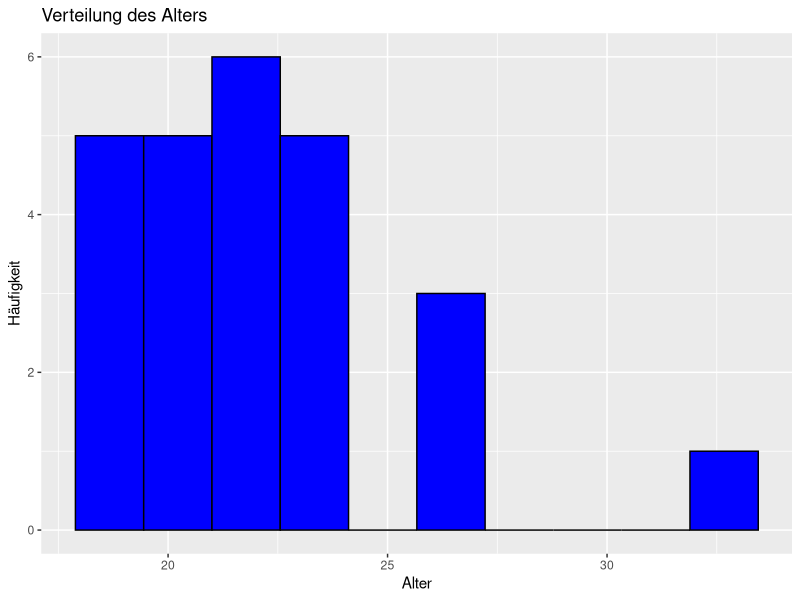
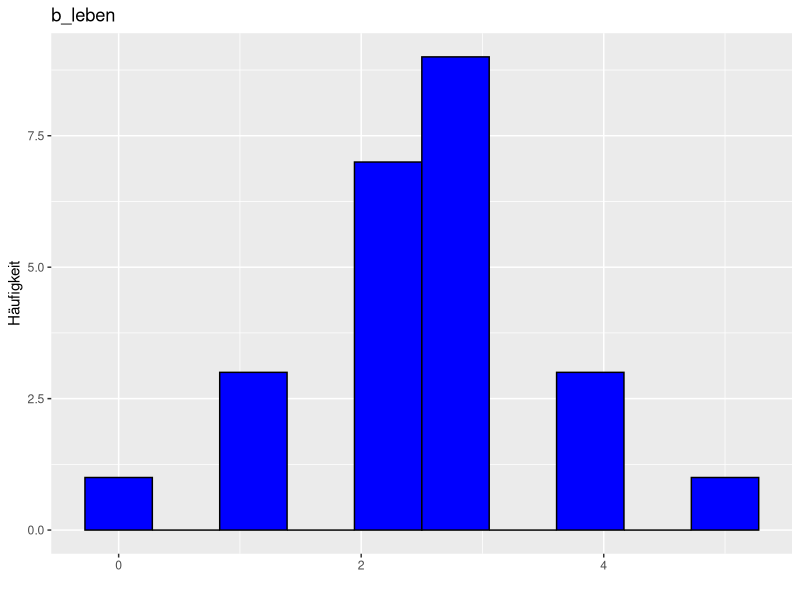
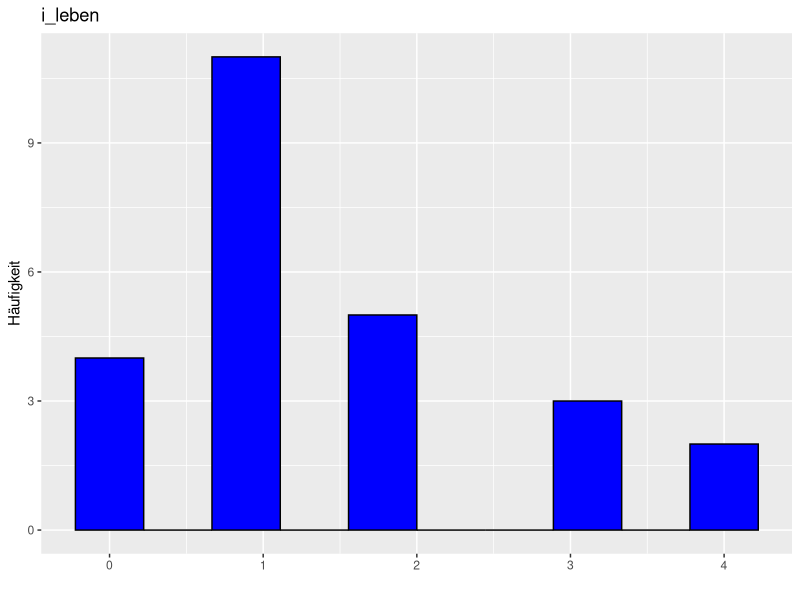

Write the R code that produced these figures, in order.
## ---- chunk 1
knitr::opts_chunk$set(echo = TRUE)
## ---- chunk 2
library(dplyr)

data <- read.csv("results-survey768925komplett.csv")

#es wird eine neue tabelle erstellt, dinge werden umbenannt, b steht für bereal und i für instagram
data_neu <- data %>%
  mutate(geschlecht = case_when(
             Mit.welchem.Geschlecht.identifizierst.du.dich. == "männlich" ~ "m",
             Mit.welchem.Geschlecht.identifizierst.du.dich. == "weiblich" ~ "w",
              Mit.welchem.Geschlecht.identifizierst.du.dich. == "nicht binär" ~ "nb",
             TRUE ~ Mit.welchem.Geschlecht.identifizierst.du.dich.
           )) %>%
  mutate(b_nutzung = case_when(
             Denk.an.die.letzten.drei.Monate.zurück..Wie.regelmäßig.hast.du.ein.BeReal.hochgeladen.. == "täglich" ~ 6,
             Denk.an.die.letzten.drei.Monate.zurück..Wie.regelmäßig.hast.du.ein.BeReal.hochgeladen.. == "mehrmals wöchentlich" ~ 5,
             Denk.an.die.letzten.drei.Monate.zurück..Wie.regelmäßig.hast.du.ein.BeReal.hochgeladen.. == "einmal wöchentlich" ~ 4,
             Denk.an.die.letzten.drei.Monate.zurück..Wie.regelmäßig.hast.du.ein.BeReal.hochgeladen.. == "mehrmals monatlich" ~ 3,
             Denk.an.die.letzten.drei.Monate.zurück..Wie.regelmäßig.hast.du.ein.BeReal.hochgeladen.. == "einmal monatlich" ~ 2,
             Denk.an.die.letzten.drei.Monate.zurück..Wie.regelmäßig.hast.du.ein.BeReal.hochgeladen.. == "weniger als einmal monatlich" ~ 1,
             Denk.an.die.letzten.drei.Monate.zurück..Wie.regelmäßig.hast.du.ein.BeReal.hochgeladen.. == "ich benutze BeReal nicht" ~ 0,
             TRUE ~ NA_integer_
           )) %>%
  mutate(i_nutzung = case_when(
             Denk.an.die.letzten.drei.Monate.zurück..Wie.regelmäßig.hast.du.ein.Instagram.Post.hochgeladen.. == "täglich" ~ 6,
             Denk.an.die.letzten.drei.Monate.zurück..Wie.regelmäßig.hast.du.ein.Instagram.Post.hochgeladen.. == "mehrmals wöchentlich" ~ 5,
             Denk.an.die.letzten.drei.Monate.zurück..Wie.regelmäßig.hast.du.ein.Instagram.Post.hochgeladen.. == "einmal wöchentlich" ~ 4,
             Denk.an.die.letzten.drei.Monate.zurück..Wie.regelmäßig.hast.du.ein.Instagram.Post.hochgeladen.. == "mehrmals monatlich" ~ 3,
             Denk.an.die.letzten.drei.Monate.zurück..Wie.regelmäßig.hast.du.ein.Instagram.Post.hochgeladen.. == "einmal monatlich" ~ 2,
             Denk.an.die.letzten.drei.Monate.zurück..Wie.regelmäßig.hast.du.ein.Instagram.Post.hochgeladen.. == "weniger als einmal monatlich" ~ 1,
             Denk.an.die.letzten.drei.Monate.zurück..Wie.regelmäßig.hast.du.ein.Instagram.Post.hochgeladen.. == "ich benutze Instagram nicht" ~ 0,
             TRUE ~ NA_integer_
           )) %>%
  select(geschlecht, b_nutzung, i_nutzung)

data_neu2 <- data %>%
  mutate(across(everything(), ~case_when(
             . == "stimmt gar nicht" ~ 0,
             . == "stimmt weitgehend nicht" ~ 1,
             . == "stimmt eher nicht" ~ 2,
             . == "stimmt eher" ~ 3,
             . == "stimmt weitgehend" ~ 4,
             . == "stimmt völlig" ~ 5,
             TRUE ~ NA_integer_
           )))
## ---- chunk 3
N <- nrow(data)
M_alter <- mean(data$Wie.alt.bist.du., na.rm = TRUE)
SD_alter <- sd(data$Wie.alt.bist.du., na.rm = TRUE)
n_w <- sum(data$Mit.welchem.Geschlecht.identifizierst.du.dich. == "weiblich", na.rm = TRUE)
n_m <- sum(data$Mit.welchem.Geschlecht.identifizierst.du.dich. == "männlich", na.rm = TRUE)
n_nb <- sum(data$Mit.welchem.Geschlecht.identifizierst.du.dich. == "nicht binär", na.rm = TRUE)
privat <- sum(data$Hast.du.ein.öffentliches.oder.privates.Instagram.Konto.. == "privates     (nur meine Follower können meine Beiträge sehen)", na.rm = TRUE)
oeffentlich <- sum(data$Hast.du.ein.öffentliches.oder.privates.Instagram.Konto.. == "öffentliches Konto     (meine Beiträge sind für alle Nutzer auf Instagram einsehbar, Standardeinstellung)", na.rm = TRUE)

#mir egal, ob wir generell zwischen geschlechtern unterscheiden wollen; wollte nur schauen, wie das geht; wahrscheinlich nur bei vielen teilnehmern?
M_w_b_nutzung <- mean(data_neu$b_nutzung[data_neu$geschlecht == "w"], na.rm = TRUE)
M_m_b_nutzung <- mean(data_neu$b_nutzung[data_neu$geschlecht == "m"], na.rm = TRUE)
M_b_nutzung <- mean(data_neu$b_nutzung, na.rm = TRUE)
SD_b_nutzung <- sd(data_neu$b_nutzung, na.rm = TRUE)
M_w_i_nutzung <- mean(data_neu$i_nutzung[data_neu$geschlecht == "w"], na.rm = TRUE)
M_m_i_nutzung <- mean(data_neu$i_nutzung[data_neu$geschlecht == "m"], na.rm = TRUE)
M_i_nutzung <- mean(data_neu$i_nutzung, na.rm = TRUE)
SD_i_nutzung <- sd(data_neu$i_nutzung, na.rm = TRUE)

#keine ahnung welche frage zu b oder i gehört
M_b_leben <- mean(data_neu2$X..Es.ist.mir.wichtig..dass.meine.Follower.wissen..wie.mein.Leben.aussieht.., na.rm = TRUE)
M_i_leben <- mean(data_neu2$X..Es.ist.mir.wichtig..dass.meine.Follower.wissen..wie.mein.Leben.aussieht...1, na.rm = TRUE)
M_b_erleben <- mean(data_neu2$X..Wenn.ich.etwas.tolles.erlebe..hoffe.ich..dass.ich.es.teilen.kann.., na.rm = TRUE)
M_i_erleben <- mean(data_neu2$X..Wenn.ich.etwas.tolles.erlebe..hoffe.ich..dass.ich.es.teilen.kann...1, na.rm = TRUE)
M_b_erleben2 <- mean(data_neu2$X..Ich.ärgere.mich..wenn.ich.etwas.tolles.erlebe..was.ich.nicht.mehr.posten.kann.., na.rm = TRUE)
M_i_erleben2 <- mean(data_neu2$X..Ich.ärgere.mich..wenn.ich.etwas.tolles.erlebe..was.ich.nicht.mehr.posten.kann...1, na.rm = TRUE)
M_b_repraesentieren <- mean(data_neu2$X..Meine.Bilder.repräsentieren.mich.und.meine.Persönlichkeit.., na.rm = TRUE)
M_i_repraesentieren <- mean(data_neu2$X..Meine.Bilder.repräsentieren.mich.und.meine.Persönlichkeit...1)
M_b_festhalten <- mean(data_neu2$X..Ich.möchte.Erlebnisse.sofort.festhalten..egal.wie.ich.aussehe.., na.rm = TRUE)
M_i_festhalten <- mean(data_neu2$X..Ich.möchte.Erlebnisse.sofort.festhalten..egal.wie.ich.aussehe...1, na.rm = TRUE)
M_b_gesicht <- mean(data_neu2$X..Im.Großteil.meiner.Bilder.kann.man.mein.Gesicht.sehen.., na.rm = TRUE)
M_i_gesicht <- mean(data_neu2$X..Im.Großteil.meiner.Bilder.kann.man.mein.Gesicht.sehen...1, na.rm = TRUE)
M_b_perfekt <- mean(data_neu2$X..Ich.habe.ein.Problem.damit..ein.für.mich.nicht.perfektes.Bild.zu.veröffentlichen.., na.rm = TRUE)
M_i_perfekt <- mean(data_neu2$X..Ich.habe.ein.Problem.damit..ein.für.mich.nicht.perfektes.Bild.zu.veröffentlichen..., na.rm = TRUE)
M_b_take <- mean(data_neu2$X..Ich.brauche.durchschnittlich..mehr.als.ein.Take..um.ein.Bild.zu.machen.., na.rm = TRUE)
M_i_take <- mean(data_neu2$X..Ich.brauche.durchschnittlich..mehr.als.ein.Take..um.ein.Bild.zu.machen..., na.rm = TRUE)

#social media
M_1 <- mean(data_neu2$X..Wenn.Leute.Fotos.von.mir.machen..denke.ich.daran..wie.ich.aussehe..wenn.die.Bilder.auf.Social.Media.veröffentlicht.werden.., na.rm = TRUE)
M_2 <- mean(data_neu2$X..Ich.denke.darüber.nach..wie.bestimmte.Teile.meines.Körpers.aussehen.werden..wenn.die.Leute.meine.Bilder.in.den.sozialen.Medien.sehen.., na.rm = TRUE)
M_3 <- mean(data_neu2$X..Selbst.wenn.ich.allein.bin..stelle.ich.mir.vor..wie.mein.Körper.auf.einem.Bild..auf.Social.Media.aussehen.würde.., na.rm = TRUE)
M_4 <- mean(data_neu2$X..Tagsüber.verbringe.ich.Zeit.damit..darüber.nachzudenken..wie.attraktiv.ich.aussehe..wenn.andere.Leute.Bilder.von.mir.auf.Social.Media.sehen.., na.rm = TRUE)
M_5 <- mean(data_neu2$X..Ich.versuche.zu.erraten..wie.die.Leute.in.den.sozialen.Medien.auf.meine.körperliche.Erscheinung.auf.meinen.Bildern.reagieren.werden.., na.rm = TRUE)
M_6 <- mean(data_neu2$X..Meine.Attraktivität.auf.Bildern.ist.wichtiger.als.alles.andere..was.ich..auf.Social.Media.tue.., na.rm = TRUE)
M_7 <- mean(data_neu2$X..Wenn.ich.zu.gesellschaftlichen.Veranstaltungen.gehe..ist.es.mir.wichtiger..auf.den.Bildern..die.die.Leute.auf.Social.Media.posten.könnten..attraktiv.auszusehen..als.mich.zu.amüsieren.., na.rm = TRUE)
M_8 <- mean(data_neu2$X..Wenn.ein.unattraktives.Bild.von.mir.in.den.sozialen.Medien.gepostet.wird..fühle.ich.mich.nicht.wohl.in.meiner.Haut.., na.rm = TRUE)
M_9 <- mean(data_neu2$X..Ich.schaue.mir.immer.wieder.Bilder.von.mir.auf.Social.Media.an..., na.rm = TRUE)
M_10 <- mean(data_neu2$X..Ich.zoome.in.Social.Media.Bilder..um.zu.sehen..wie.bestimmte.Teile.meines.Körpers.aussehen.., na.rm = TRUE)
M_11 <- mean(data_neu2$X..Wenn.jemand.ein.Foto.von.mir.macht..das.in.den.sozialen.Medien.veröffentlicht.werden.könnte..bitte.ich.darum..es.mir.zuerst.anzusehen..um.sicherzustellen..dass.ich.gut.aussehe.., na.rm = TRUE)
M_12 <- mean(data_neu2$X..Bevor.ich.Bilder.in.sozialen.Medien.poste..schneide.ich.sie.zu.oder.wende.Filter.an..um.mich.besser.aussehen.zu.lassen.., na.rm = TRUE)
M_13 <- mean(data_neu2$X..Wenn.jemand.ein.Foto.von.mir.macht..das..auf.Social.Media.veröffentlicht.werden.könnte..stelle.ich.mich.in.eine.bestimmte.Pose..damit.ich.so.attraktiv.wie.möglich.aussehe..., na.rm = TRUE)
## ---- chunk 4
#wie eben nur mit median
Mdn_alter <- median(data$Wie.alt.bist.du., na.rm = TRUE)

Mdn_w_b_nutzung <- median(data_neu$b_nutzung[data_neu$geschlecht == "w"], na.rm = TRUE)
Mdn_m_b_nutzung <- median(data_neu$b_nutzung[data_neu$geschlecht == "m"], na.rm = TRUE)
Mdn_b_nutzung <- median(data_neu$b_nutzung, na.rm = TRUE)
Mdn_w_i_nutzung <- median(data_neu$i_nutzung[data_neu$geschlecht == "w"], na.rm = TRUE)
Mdn_m_i_nutzung <- median(data_neu$i_nutzung[data_neu$geschlecht == "m"], na.rm = TRUE)
Mdn_i_nutzung <- median(data_neu$i_nutzung, na.rm = TRUE)

#keine ahnung welche frage zu b oder i gehört
Mdn_b_leben <- median(data_neu2$X..Es.ist.mir.wichtig..dass.meine.Follower.wissen..wie.mein.Leben.aussieht.., na.rm = TRUE)
Mdn_i_leben <- median(data_neu2$X..Es.ist.mir.wichtig..dass.meine.Follower.wissen..wie.mein.Leben.aussieht...1, na.rm = TRUE)
Mdn_b_erleben <- median(data_neu2$X..Wenn.ich.etwas.tolles.erlebe..hoffe.ich..dass.ich.es.teilen.kann.., na.rm = TRUE)
Mdn_i_erleben <- median(data_neu2$X..Wenn.ich.etwas.tolles.erlebe..hoffe.ich..dass.ich.es.teilen.kann...1, na.rm = TRUE)
Mdn_b_erleben2 <- median(data_neu2$X..Ich.ärgere.mich..wenn.ich.etwas.tolles.erlebe..was.ich.nicht.mehr.posten.kann.., na.rm = TRUE)
Mdn_i_erleben2 <- median(data_neu2$X..Ich.ärgere.mich..wenn.ich.etwas.tolles.erlebe..was.ich.nicht.mehr.posten.kann...1, na.rm = TRUE)
Mdn_b_repraesentieren <- median(data_neu2$X..Meine.Bilder.repräsentieren.mich.und.meine.Persönlichkeit.., na.rm = TRUE)
Mdn_i_repraesentieren <- median(data_neu2$X..Meine.Bilder.repräsentieren.mich.und.meine.Persönlichkeit...1)
Mdn_b_festhalten <- median(data_neu2$X..Ich.möchte.Erlebnisse.sofort.festhalten..egal.wie.ich.aussehe.., na.rm = TRUE)
Mdn_i_festhalten <- median(data_neu2$X..Ich.möchte.Erlebnisse.sofort.festhalten..egal.wie.ich.aussehe...1, na.rm = TRUE)
Mdn_b_gesicht <- median(data_neu2$X..Im.Großteil.meiner.Bilder.kann.man.mein.Gesicht.sehen.., na.rm = TRUE)
Mdn_i_gesicht <- median(data_neu2$X..Im.Großteil.meiner.Bilder.kann.man.mein.Gesicht.sehen...1, na.rm = TRUE)
Mdn_b_perfekt <- median(data_neu2$X..Ich.habe.ein.Problem.damit..ein.für.mich.nicht.perfektes.Bild.zu.veröffentlichen.., na.rm = TRUE)
Mdn_i_perfekt <- median(data_neu2$X..Ich.habe.ein.Problem.damit..ein.für.mich.nicht.perfektes.Bild.zu.veröffentlichen..., na.rm = TRUE)
Mdn_b_take <- median(data_neu2$X..Ich.brauche.durchschnittlich..mehr.als.ein.Take..um.ein.Bild.zu.machen.., na.rm = TRUE)
Mdn_i_take <- median(data_neu2$X..Ich.brauche.durchschnittlich..mehr.als.ein.Take..um.ein.Bild.zu.machen..., na.rm = TRUE)

#social media
Mdn_1 <- median(data_neu2$X..Wenn.Leute.Fotos.von.mir.machen..denke.ich.daran..wie.ich.aussehe..wenn.die.Bilder.auf.Social.Media.veröffentlicht.werden.., na.rm = TRUE)
Mdn_2 <- median(data_neu2$X..Ich.denke.darüber.nach..wie.bestimmte.Teile.meines.Körpers.aussehen.werden..wenn.die.Leute.meine.Bilder.in.den.sozialen.Medien.sehen.., na.rm = TRUE)
Mdn_3 <- median(data_neu2$X..Selbst.wenn.ich.allein.bin..stelle.ich.mir.vor..wie.mein.Körper.auf.einem.Bild..auf.Social.Media.aussehen.würde.., na.rm = TRUE)
Mdn_4 <- median(data_neu2$X..Tagsüber.verbringe.ich.Zeit.damit..darüber.nachzudenken..wie.attraktiv.ich.aussehe..wenn.andere.Leute.Bilder.von.mir.auf.Social.Media.sehen.., na.rm = TRUE)
Mdn_5 <- median(data_neu2$X..Ich.versuche.zu.erraten..wie.die.Leute.in.den.sozialen.Medien.auf.meine.körperliche.Erscheinung.auf.meinen.Bildern.reagieren.werden.., na.rm = TRUE)
Mdn_6 <- median(data_neu2$X..Meine.Attraktivität.auf.Bildern.ist.wichtiger.als.alles.andere..was.ich..auf.Social.Media.tue.., na.rm = TRUE)
Mdn_7 <- median(data_neu2$X..Wenn.ich.zu.gesellschaftlichen.Veranstaltungen.gehe..ist.es.mir.wichtiger..auf.den.Bildern..die.die.Leute.auf.Social.Media.posten.könnten..attraktiv.auszusehen..als.mich.zu.amüsieren.., na.rm = TRUE)
Mdn_8 <- median(data_neu2$X..Wenn.ein.unattraktives.Bild.von.mir.in.den.sozialen.Medien.gepostet.wird..fühle.ich.mich.nicht.wohl.in.meiner.Haut.., na.rm = TRUE)
Mdn_9 <- median(data_neu2$X..Ich.schaue.mir.immer.wieder.Bilder.von.mir.auf.Social.Media.an..., na.rm = TRUE)
Mdn_10 <- median(data_neu2$X..Ich.zoome.in.Social.Media.Bilder..um.zu.sehen..wie.bestimmte.Teile.meines.Körpers.aussehen.., na.rm = TRUE)
Mdn_11 <- median(data_neu2$X..Wenn.jemand.ein.Foto.von.mir.macht..das.in.den.sozialen.Medien.veröffentlicht.werden.könnte..bitte.ich.darum..es.mir.zuerst.anzusehen..um.sicherzustellen..dass.ich.gut.aussehe.., na.rm = TRUE)
Mdn_12 <- median(data_neu2$X..Bevor.ich.Bilder.in.sozialen.Medien.poste..schneide.ich.sie.zu.oder.wende.Filter.an..um.mich.besser.aussehen.zu.lassen.., na.rm = TRUE)
Mdn_13 <- median(data_neu2$X..Wenn.jemand.ein.Foto.von.mir.macht..das..auf.Social.Media.veröffentlicht.werden.könnte..stelle.ich.mich.in.eine.bestimmte.Pose..damit.ich.so.attraktiv.wie.möglich.aussehe..., na.rm = TRUE)
## ---- chunk 5
#wie eben nur mit standardabweichung
SD_alter <- sd(data$Wie.alt.bist.du., na.rm = TRUE)

SD_w_b_nutzung <- sd(data_neu$b_nutzung[data_neu$geschlecht == "w"], na.rm = TRUE)
SD_m_b_nutzung <- sd(data_neu$b_nutzung[data_neu$geschlecht == "m"], na.rm = TRUE)
SD_b_nutzung <- sd(data_neu$b_nutzung, na.rm = TRUE)
SD_w_i_nutzung <- sd(data_neu$i_nutzung[data_neu$geschlecht == "w"], na.rm = TRUE)
SD_m_i_nutzung <- sd(data_neu$i_nutzung[data_neu$geschlecht == "m"], na.rm = TRUE)
SD_i_nutzung <- sd(data_neu$i_nutzung, na.rm = TRUE)

#keine ahnung welche frage zu b oder i gehört
SD_b_leben <- sd(data_neu2$X..Es.ist.mir.wichtig..dass.meine.Follower.wissen..wie.mein.Leben.aussieht.., na.rm = TRUE)
SD_i_leben <- sd(data_neu2$X..Es.ist.mir.wichtig..dass.meine.Follower.wissen..wie.mein.Leben.aussieht...1, na.rm = TRUE)
SD_b_erleben <- sd(data_neu2$X..Wenn.ich.etwas.tolles.erlebe..hoffe.ich..dass.ich.es.teilen.kann.., na.rm = TRUE)
SD_i_erleben <- sd(data_neu2$X..Wenn.ich.etwas.tolles.erlebe..hoffe.ich..dass.ich.es.teilen.kann...1, na.rm = TRUE)
SD_b_erleben2 <- sd(data_neu2$X..Ich.ärgere.mich..wenn.ich.etwas.tolles.erlebe..was.ich.nicht.mehr.posten.kann.., na.rm = TRUE)
SD_i_erleben2 <- sd(data_neu2$X..Ich.ärgere.mich..wenn.ich.etwas.tolles.erlebe..was.ich.nicht.mehr.posten.kann...1, na.rm = TRUE)
SD_b_repraesentieren <- sd(data_neu2$X..Meine.Bilder.repräsentieren.mich.und.meine.Persönlichkeit.., na.rm = TRUE)
SD_i_repraesentieren <- sd(data_neu2$X..Meine.Bilder.repräsentieren.mich.und.meine.Persönlichkeit...1)
SD_b_festhalten <- sd(data_neu2$X..Ich.möchte.Erlebnisse.sofort.festhalten..egal.wie.ich.aussehe.., na.rm = TRUE)
SD_i_festhalten <- sd(data_neu2$X..Ich.möchte.Erlebnisse.sofort.festhalten..egal.wie.ich.aussehe...1, na.rm = TRUE)
SD_b_gesicht <- sd(data_neu2$X..Im.Großteil.meiner.Bilder.kann.man.mein.Gesicht.sehen.., na.rm = TRUE)
SD_i_gesicht <- sd(data_neu2$X..Im.Großteil.meiner.Bilder.kann.man.mein.Gesicht.sehen...1, na.rm = TRUE)
SD_b_perfekt <- sd(data_neu2$X..Ich.habe.ein.Problem.damit..ein.für.mich.nicht.perfektes.Bild.zu.veröffentlichen.., na.rm = TRUE)
SD_i_perfekt <- sd(data_neu2$X..Ich.habe.ein.Problem.damit..ein.für.mich.nicht.perfektes.Bild.zu.veröffentlichen..., na.rm = TRUE)
SD_b_take <- sd(data_neu2$X..Ich.brauche.durchschnittlich..mehr.als.ein.Take..um.ein.Bild.zu.machen.., na.rm = TRUE)
SD_i_take <- sd(data_neu2$X..Ich.brauche.durchschnittlich..mehr.als.ein.Take..um.ein.Bild.zu.machen..., na.rm = TRUE)

#social media
SD_1 <- sd(data_neu2$X..Wenn.Leute.Fotos.von.mir.machen..denke.ich.daran..wie.ich.aussehe..wenn.die.Bilder.auf.Social.Media.veröffentlicht.werden.., na.rm = TRUE)
SD_2 <- sd(data_neu2$X..Ich.denke.darüber.nach..wie.bestimmte.Teile.meines.Körpers.aussehen.werden..wenn.die.Leute.meine.Bilder.in.den.sozialen.Medien.sehen.., na.rm = TRUE)
SD_3 <- sd(data_neu2$X..Selbst.wenn.ich.allein.bin..stelle.ich.mir.vor..wie.mein.Körper.auf.einem.Bild..auf.Social.Media.aussehen.würde.., na.rm = TRUE)
SD_4 <- sd(data_neu2$X..Tagsüber.verbringe.ich.Zeit.damit..darüber.nachzudenken..wie.attraktiv.ich.aussehe..wenn.andere.Leute.Bilder.von.mir.auf.Social.Media.sehen.., na.rm = TRUE)
SD_5 <- sd(data_neu2$X..Ich.versuche.zu.erraten..wie.die.Leute.in.den.sozialen.Medien.auf.meine.körperliche.Erscheinung.auf.meinen.Bildern.reagieren.werden.., na.rm = TRUE)
SD_6 <- sd(data_neu2$X..Meine.Attraktivität.auf.Bildern.ist.wichtiger.als.alles.andere..was.ich..auf.Social.Media.tue.., na.rm = TRUE)
SD_7 <- sd(data_neu2$X..Wenn.ich.zu.gesellschaftlichen.Veranstaltungen.gehe..ist.es.mir.wichtiger..auf.den.Bildern..die.die.Leute.auf.Social.Media.posten.könnten..attraktiv.auszusehen..als.mich.zu.amüsieren.., na.rm = TRUE)
SD_8 <- sd(data_neu2$X..Wenn.ein.unattraktives.Bild.von.mir.in.den.sozialen.Medien.gepostet.wird..fühle.ich.mich.nicht.wohl.in.meiner.Haut.., na.rm = TRUE)
SD_9 <- sd(data_neu2$X..Ich.schaue.mir.immer.wieder.Bilder.von.mir.auf.Social.Media.an..., na.rm = TRUE)
SD_10 <- sd(data_neu2$X..Ich.zoome.in.Social.Media.Bilder..um.zu.sehen..wie.bestimmte.Teile.meines.Körpers.aussehen.., na.rm = TRUE)
SD_11 <- sd(data_neu2$X..Wenn.jemand.ein.Foto.von.mir.macht..das.in.den.sozialen.Medien.veröffentlicht.werden.könnte..bitte.ich.darum..es.mir.zuerst.anzusehen..um.sicherzustellen..dass.ich.gut.aussehe.., na.rm = TRUE)
SD_12 <- sd(data_neu2$X..Bevor.ich.Bilder.in.sozialen.Medien.poste..schneide.ich.sie.zu.oder.wende.Filter.an..um.mich.besser.aussehen.zu.lassen.., na.rm = TRUE)
SD_13 <- sd(data_neu2$X..Wenn.jemand.ein.Foto.von.mir.macht..das..auf.Social.Media.veröffentlicht.werden.könnte..stelle.ich.mich.in.eine.bestimmte.Pose..damit.ich.so.attraktiv.wie.möglich.aussehe..., na.rm = TRUE)
## ---- chunk 6
#das gleiche wie in der übung, keine ahnung was die werte bedeuten; glaube voraussetzung ist normalverteilung, müsste man wahrscheinlich noch überprüfen
t_leben <- t.test(data_neu2$X..Es.ist.mir.wichtig..dass.meine.Follower.wissen..wie.mein.Leben.aussieht.., data_neu2$X..Es.ist.mir.wichtig..dass.meine.Follower.wissen..wie.mein.Leben.aussieht...1)
t_leben_a <- t_leben$parameter
t_leben_s <- t_leben$statistic
t_leben_p <- t_leben$p.value

c_leben <- cor.test(data_neu2$X..Es.ist.mir.wichtig..dass.meine.Follower.wissen..wie.mein.Leben.aussieht.., data_neu2$X..Es.ist.mir.wichtig..dass.meine.Follower.wissen..wie.mein.Leben.aussieht...1)
c_leben_a <- c_leben$parameter
c_leben_e <- c_leben$estimate
c_leben_p <- c_leben$p.value


t_erleben <- t.test(data_neu2$X..Wenn.ich.etwas.tolles.erlebe..hoffe.ich..dass.ich.es.teilen.kann.., data_neu2$X..Wenn.ich.etwas.tolles.erlebe..hoffe.ich..dass.ich.es.teilen.kann...1)
t_erleben_a <- t_erleben$parameter
t_erleben_s <- t_erleben$statistic
t_erleben_p <- t_erleben$p.value

c_erleben <- cor.test(data_neu2$X..Wenn.ich.etwas.tolles.erlebe..hoffe.ich..dass.ich.es.teilen.kann.., data_neu2$X..Wenn.ich.etwas.tolles.erlebe..hoffe.ich..dass.ich.es.teilen.kann...1)
c_erleben_a <- c_erleben$parameter
c_erleben_e <- c_erleben$estimate
c_erleben_p <- c_erleben$p.value


t_erleben2 <- t.test(data_neu2$X..Ich.ärgere.mich..wenn.ich.etwas.tolles.erlebe..was.ich.nicht.mehr.posten.kann.., data_neu2$X..Ich.ärgere.mich..wenn.ich.etwas.tolles.erlebe..was.ich.nicht.mehr.posten.kann...1)
t_erleben2_a <- t_erleben2$parameter
t_erleben2_s <- t_erleben2$statistic
t_erleben2_p <- t_erleben2$p.value

c_erleben2 <- cor.test(data_neu2$X..Ich.ärgere.mich..wenn.ich.etwas.tolles.erlebe..was.ich.nicht.mehr.posten.kann.., data_neu2$X..Ich.ärgere.mich..wenn.ich.etwas.tolles.erlebe..was.ich.nicht.mehr.posten.kann...1)
c_erleben2_a <- c_erleben2$parameter
c_erleben2_e <- c_erleben2$estimate
c_erleben2_p <- c_erleben2$p.value
## ---- chunk 7
#versuche
library(ggplot2)

ggplot(data, aes(x = Wie.alt.bist.du.)) +
  geom_histogram(fill = "blue", color = "black", bins = 10) +
  labs(x = "Alter", y = "Häufigkeit", title = "Verteilung des Alters")

ggplot(data_neu2, aes(x = X..Es.ist.mir.wichtig..dass.meine.Follower.wissen..wie.mein.Leben.aussieht..)) +
  geom_histogram(fill = "blue", color = "black", bins = 10) +
  labs(x = "", y = "Häufigkeit", title = "b_leben")

ggplot(data_neu2, aes(x = X..Es.ist.mir.wichtig..dass.meine.Follower.wissen..wie.mein.Leben.aussieht...1)) +
  geom_histogram(fill = "blue", color = "black", bins = 10) +
  labs(x = "", y = "Häufigkeit", title = "i_leben")
